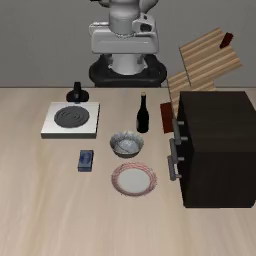
#> input picture frame 0 of analysis_videos/cotrain_goalT0_drawer_SUCCESS_ep0.mp4, 256 x 256 px
$ python make_filmstrips.py
#> lines starting #> are read from the running program, lines starting #| are printed output that depends on the picture; pictures that were not available may be replaced by others from this repository, and a replacement may not be noted
"""Regenerate the filmstrip figures in figs/ from the rollout videos in ../analysis_videos/.

Layout: 10 evenly spaced frames per episode, each resized to 112x112 and
concatenated left-to-right with 2 px white dividers. drawer_compare stacks
two strips (top: co-trained policy succeeds, bottom: 250k base policy fails)
with a 12 px white divider.
"""
from pathlib import Path
import cv2
import numpy as np

SCRIPT_DIR = Path(__file__).resolve().parent
VIDEOS_DIR = SCRIPT_DIR.parent / "analysis_videos"
FIGS_DIR = SCRIPT_DIR / "figs"
FIGS_DIR.mkdir(parents=True, exist_ok=True)

FRAME_PX = 112
N_FRAMES = 10
SEP_PX = 2
DIVIDER_PX = 12


def strip(video_path: Path | str) -> np.ndarray:
    cap = cv2.VideoCapture(str(video_path))
    n = int(cap.get(cv2.CAP_PROP_FRAME_COUNT))
    frames = []
    for idx in np.linspace(0, n - 1, N_FRAMES).astype(int):
        cap.set(cv2.CAP_PROP_POS_FRAMES, int(idx))
        ok, frame = cap.read()
        if not ok:
            raise RuntimeError(f"failed to read frame {idx} of {video_path}")
        frames.append(cv2.resize(frame, (FRAME_PX, FRAME_PX), interpolation=cv2.INTER_AREA))
#> this loop made 10 passes
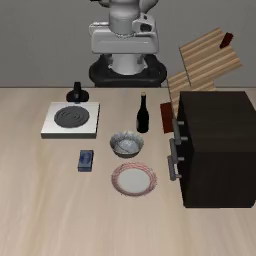
#> input picture frame 0 of analysis_videos/cotrain_goalT0_drawer_SUCCESS_ep0.mp4, 256 x 256 px
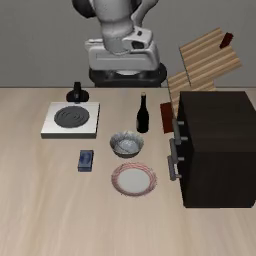
#> input picture frame 17 of analysis_videos/cotrain_goalT0_drawer_SUCCESS_ep0.mp4, 256 x 256 px
#> pass 3, in strip, `ok, frame = cap.read()`:
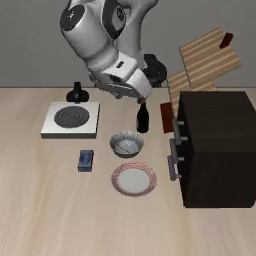
#> frame: shape (256, 256, 3); mean B, G, R 106.9, 116.3, 125.9
#> after the loop:
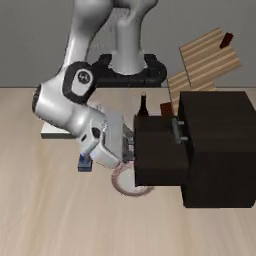
#> frame: shape (256, 256, 3); mean B, G, R 104.4, 113, 121.8
#> after the loop, frames = 10 items
    cap.release()
    sep = np.full((FRAME_PX, SEP_PX, 3), 255, dtype=np.uint8)
    out = [frames[0]]
    for f in frames[1:]:
        out += [sep, f]
#> this loop made 9 passes
#> after the loop, out = 19 items
    return np.hstack(out)
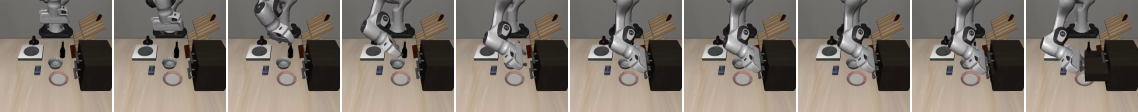
#> returned value: shape (112, 1138, 3); mean of channels 0, 1, 2 110.1, 119.1, 128.2; drawn as B, G, R


def main():
    top = strip(VIDEOS_DIR / "cotrain_goalT0_drawer_SUCCESS_ep0.mp4")
    bottom = strip(VIDEOS_DIR / "250k_goalT0_drawer_FAIL_ep0.mp4")
#> the loop in strip (call 2), `for f in frames[1:]:` made 9 passes
    divider = np.full((DIVIDER_PX, top.shape[1], 3), 255, dtype=np.uint8)
    cv2.imwrite(str(FIGS_DIR / "drawer_compare.png"), np.vstack([top, divider, bottom]))
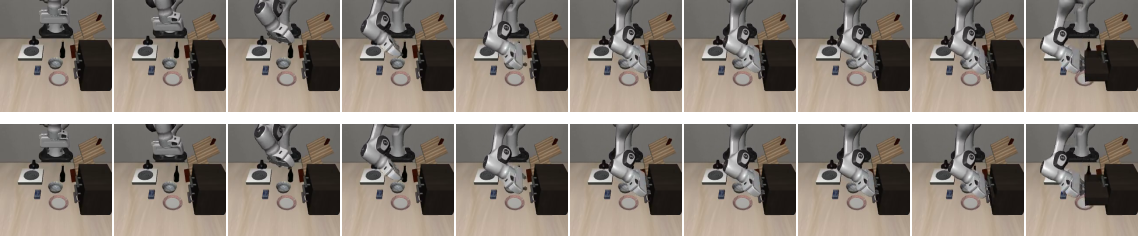
#> saved as drawer_compare.png: shape (236, 1138, 3); mean B, G, R 117.5, 126, 134.6

    cv2.imwrite(str(FIGS_DIR / "lib10_dualobj_fail.png"), strip(VIDEOS_DIR / "cotrain_lib10T7_putBOTH_FAIL_ep0.mp4"))
    print(f"wrote {FIGS_DIR}/drawer_compare.png, {FIGS_DIR}/lib10_dualobj_fail.png")


if __name__ == "__main__":
    main()

$ run again, starting later in the video
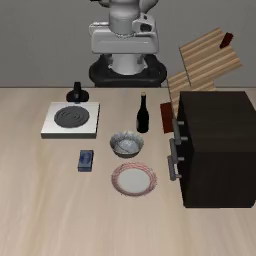
#> input picture frame 0 of analysis_videos/cotrain_goalT0_drawer_SUCCESS_ep0.mp4, 256 x 256 px
#> the loop in strip, `for idx in np.linspace(0, n - 1, N_FRAMES).astype(int):` made 10 passes
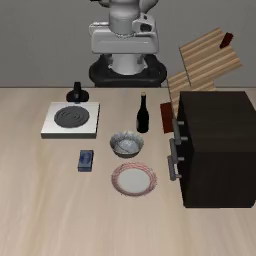
#> input picture frame 0 of analysis_videos/cotrain_goalT0_drawer_SUCCESS_ep0.mp4, 256 x 256 px
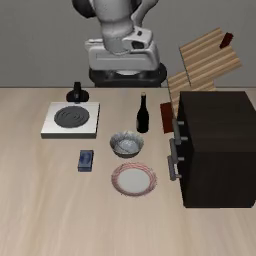
#> input picture frame 17 of analysis_videos/cotrain_goalT0_drawer_SUCCESS_ep0.mp4, 256 x 256 px
#> after the loop in strip, `for idx in np.linspace(0, n - 1, N_FRAMES).astype(int):`: frames = 10 items
#> the loop in strip, `for f in frames[1:]:` made 9 passes
#> after the loop in strip, `for f in frames[1:]:`: out = 19 items
#> the loop in strip (call 2), `for f in frames[1:]:` made 9 passes

$ run again, starting later in the video
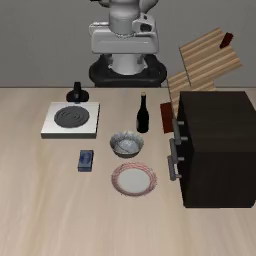
#> input picture frame 0 of analysis_videos/cotrain_goalT0_drawer_SUCCESS_ep0.mp4, 256 x 256 px
#> the loop in strip, `for idx in np.linspace(0, n - 1, N_FRAMES).astype(int):` made 10 passes
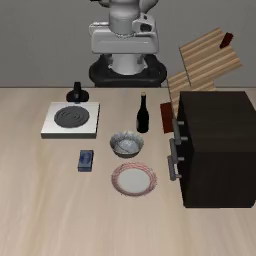
#> input picture frame 0 of analysis_videos/cotrain_goalT0_drawer_SUCCESS_ep0.mp4, 256 x 256 px
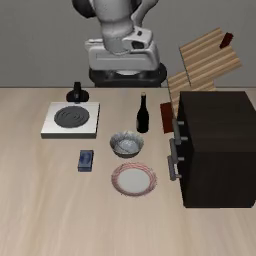
#> input picture frame 17 of analysis_videos/cotrain_goalT0_drawer_SUCCESS_ep0.mp4, 256 x 256 px
#> after the loop in strip, `for idx in np.linspace(0, n - 1, N_FRAMES).astype(int):`: frames = 10 items
#> the loop in strip, `for f in frames[1:]:` made 9 passes
#> after the loop in strip, `for f in frames[1:]:`: out = 19 items
#> the loop in strip (call 2), `for f in frames[1:]:` made 9 passes
